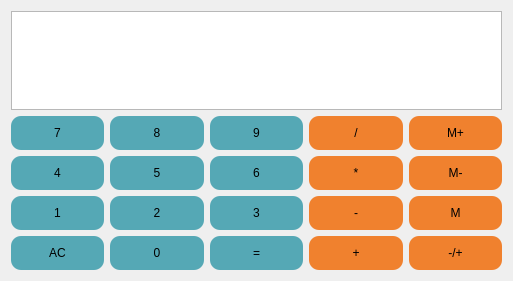
<?xml version="1.0" encoding="UTF-8"?>
<ui version="4.0">
 <class>Calculator</class>
 <widget class="QMainWindow" name="Calculator">
  <property name="geometry">
   <rect>
    <x>0</x>
    <y>0</y>
    <width>513</width>
    <height>281</height>
   </rect>
  </property>
  <property name="windowTitle">
   <string>Calculator</string>
  </property>
  <widget class="QWidget" name="calculatorLayout">
   <layout class="QGridLayout" name="gridLayout">
    <item row="1" column="0">
     <widget class="QPushButton" name="button_7">
      <property name="sizePolicy">
       <sizepolicy hsizetype="Minimum" vsizetype="Preferred">
        <horstretch>0</horstretch>
        <verstretch>0</verstretch>
       </sizepolicy>
      </property>
      <property name="styleSheet">
       <string notr="true">QPushButton {
	background-color:  #55a8b5;
	border-radius: 10px;
	padding: 10px;
}</string>
      </property>
      <property name="text">
       <string>7</string>
      </property>
     </widget>
    </item>
    <item row="2" column="4">
     <widget class="QPushButton" name="button_memory_remove">
      <property name="sizePolicy">
       <sizepolicy hsizetype="Minimum" vsizetype="Preferred">
        <horstretch>0</horstretch>
        <verstretch>0</verstretch>
       </sizepolicy>
      </property>
      <property name="styleSheet">
       <string notr="true">QPushButton {
	background-color:  #f0812e;
	border-radius: 10px;
	padding: 10px;
}</string>
      </property>
      <property name="text">
       <string>M-</string>
      </property>
     </widget>
    </item>
    <item row="1" column="1">
     <widget class="QPushButton" name="button_8">
      <property name="sizePolicy">
       <sizepolicy hsizetype="Minimum" vsizetype="Preferred">
        <horstretch>0</horstretch>
        <verstretch>0</verstretch>
       </sizepolicy>
      </property>
      <property name="styleSheet">
       <string notr="true">QPushButton {
	background-color:  #55a8b5;
	border-radius: 10px;
	padding: 10px;
}</string>
      </property>
      <property name="text">
       <string>8</string>
      </property>
     </widget>
    </item>
    <item row="2" column="1">
     <widget class="QPushButton" name="button_5">
      <property name="sizePolicy">
       <sizepolicy hsizetype="Minimum" vsizetype="Preferred">
        <horstretch>0</horstretch>
        <verstretch>0</verstretch>
       </sizepolicy>
      </property>
      <property name="styleSheet">
       <string notr="true">QPushButton {
	background-color:  #55a8b5;
	border-radius: 10px;
	padding: 10px;
}</string>
      </property>
      <property name="text">
       <string>5</string>
      </property>
     </widget>
    </item>
    <item row="3" column="2">
     <widget class="QPushButton" name="button_3">
      <property name="sizePolicy">
       <sizepolicy hsizetype="Minimum" vsizetype="Preferred">
        <horstretch>0</horstretch>
        <verstretch>0</verstretch>
       </sizepolicy>
      </property>
      <property name="styleSheet">
       <string notr="true">QPushButton {
	background-color:  #55a8b5;
	border-radius: 10px;
	padding: 10px;
}</string>
      </property>
      <property name="text">
       <string>3</string>
      </property>
     </widget>
    </item>
    <item row="2" column="3">
     <widget class="QPushButton" name="button_multiply_operator">
      <property name="sizePolicy">
       <sizepolicy hsizetype="Minimum" vsizetype="Preferred">
        <horstretch>0</horstretch>
        <verstretch>0</verstretch>
       </sizepolicy>
      </property>
      <property name="styleSheet">
       <string notr="true">QPushButton {
	background-color:  #f0812e;
	border-radius: 10px;
	padding: 10px;
}</string>
      </property>
      <property name="text">
       <string>*</string>
      </property>
     </widget>
    </item>
    <item row="2" column="2">
     <widget class="QPushButton" name="button_6">
      <property name="sizePolicy">
       <sizepolicy hsizetype="Minimum" vsizetype="Preferred">
        <horstretch>0</horstretch>
        <verstretch>0</verstretch>
       </sizepolicy>
      </property>
      <property name="styleSheet">
       <string notr="true">QPushButton {
	background-color:  #55a8b5;
	border-radius: 10px;
	padding: 10px;
}</string>
      </property>
      <property name="text">
       <string>6</string>
      </property>
     </widget>
    </item>
    <item row="3" column="0">
     <widget class="QPushButton" name="button_1">
      <property name="sizePolicy">
       <sizepolicy hsizetype="Minimum" vsizetype="Preferred">
        <horstretch>0</horstretch>
        <verstretch>0</verstretch>
       </sizepolicy>
      </property>
      <property name="styleSheet">
       <string notr="true">QPushButton {
	background-color:  #55a8b5;
	border-radius: 10px;
	padding: 10px;
}</string>
      </property>
      <property name="text">
       <string>1</string>
      </property>
     </widget>
    </item>
    <item row="3" column="1">
     <widget class="QPushButton" name="button_2">
      <property name="sizePolicy">
       <sizepolicy hsizetype="Minimum" vsizetype="Preferred">
        <horstretch>0</horstretch>
        <verstretch>0</verstretch>
       </sizepolicy>
      </property>
      <property name="styleSheet">
       <string notr="true">QPushButton {
	background-color:  #55a8b5;
	border-radius: 10px;
	padding: 10px;
}</string>
      </property>
      <property name="text">
       <string>2</string>
      </property>
     </widget>
    </item>
    <item row="3" column="4">
     <widget class="QPushButton" name="button_memory_retrieve">
      <property name="sizePolicy">
       <sizepolicy hsizetype="Minimum" vsizetype="Preferred">
        <horstretch>0</horstretch>
        <verstretch>0</verstretch>
       </sizepolicy>
      </property>
      <property name="styleSheet">
       <string notr="true">QPushButton {
	background-color:  #f0812e;
	border-radius: 10px;
	padding: 10px;
}</string>
      </property>
      <property name="text">
       <string>M</string>
      </property>
     </widget>
    </item>
    <item row="3" column="3">
     <widget class="QPushButton" name="button_subtract_operator">
      <property name="sizePolicy">
       <sizepolicy hsizetype="Minimum" vsizetype="Preferred">
        <horstretch>0</horstretch>
        <verstretch>0</verstretch>
       </sizepolicy>
      </property>
      <property name="styleSheet">
       <string notr="true">QPushButton {
	background-color:  #f0812e;
	border-radius: 10px;
	padding: 10px;
}</string>
      </property>
      <property name="text">
       <string>-</string>
      </property>
     </widget>
    </item>
    <item row="1" column="2">
     <widget class="QPushButton" name="button_9">
      <property name="sizePolicy">
       <sizepolicy hsizetype="Minimum" vsizetype="Preferred">
        <horstretch>0</horstretch>
        <verstretch>0</verstretch>
       </sizepolicy>
      </property>
      <property name="styleSheet">
       <string notr="true">QPushButton {
	background-color:  #55a8b5;
	border-radius: 10px;
	padding: 10px;
}</string>
      </property>
      <property name="text">
       <string>9</string>
      </property>
     </widget>
    </item>
    <item row="1" column="4">
     <widget class="QPushButton" name="button_memory_add">
      <property name="sizePolicy">
       <sizepolicy hsizetype="Minimum" vsizetype="Preferred">
        <horstretch>0</horstretch>
        <verstretch>0</verstretch>
       </sizepolicy>
      </property>
      <property name="styleSheet">
       <string notr="true">QPushButton {
	background-color:  #f0812e;
	border-radius: 10px;
	padding: 10px;
}</string>
      </property>
      <property name="text">
       <string>M+</string>
      </property>
     </widget>
    </item>
    <item row="1" column="3">
     <widget class="QPushButton" name="button_divide_operator">
      <property name="sizePolicy">
       <sizepolicy hsizetype="Minimum" vsizetype="Preferred">
        <horstretch>0</horstretch>
        <verstretch>0</verstretch>
       </sizepolicy>
      </property>
      <property name="styleSheet">
       <string notr="true">QPushButton {
	background-color:  #f0812e;
	border-radius: 10px;
	padding: 10px;
}</string>
      </property>
      <property name="text">
       <string>/</string>
      </property>
     </widget>
    </item>
    <item row="2" column="0">
     <widget class="QPushButton" name="button_4">
      <property name="sizePolicy">
       <sizepolicy hsizetype="Minimum" vsizetype="Preferred">
        <horstretch>0</horstretch>
        <verstretch>0</verstretch>
       </sizepolicy>
      </property>
      <property name="styleSheet">
       <string notr="true">QPushButton {
	background-color:  #55a8b5;
	border-radius: 10px;
	padding: 10px;
}</string>
      </property>
      <property name="text">
       <string>4</string>
      </property>
     </widget>
    </item>
    <item row="4" column="0">
     <widget class="QPushButton" name="button_clear">
      <property name="sizePolicy">
       <sizepolicy hsizetype="Minimum" vsizetype="Preferred">
        <horstretch>0</horstretch>
        <verstretch>0</verstretch>
       </sizepolicy>
      </property>
      <property name="styleSheet">
       <string notr="true">QPushButton {
	background-color:  #55a8b5;
	border-radius: 10px;
	padding: 10px;
}</string>
      </property>
      <property name="text">
       <string>AC</string>
      </property>
     </widget>
    </item>
    <item row="4" column="1">
     <widget class="QPushButton" name="button_0">
      <property name="sizePolicy">
       <sizepolicy hsizetype="Minimum" vsizetype="Preferred">
        <horstretch>0</horstretch>
        <verstretch>0</verstretch>
       </sizepolicy>
      </property>
      <property name="styleSheet">
       <string notr="true">QPushButton {
	background-color:  #55a8b5;
	border-radius: 10px;
	padding: 10px;
}</string>
      </property>
      <property name="text">
       <string>0</string>
      </property>
     </widget>
    </item>
    <item row="4" column="2">
     <widget class="QPushButton" name="button_equals_operator">
      <property name="sizePolicy">
       <sizepolicy hsizetype="Minimum" vsizetype="Preferred">
        <horstretch>0</horstretch>
        <verstretch>0</verstretch>
       </sizepolicy>
      </property>
      <property name="styleSheet">
       <string notr="true">QPushButton {
	background-color:  #55a8b5;
	border-radius: 10px;
	padding: 10px;
}</string>
      </property>
      <property name="text">
       <string>=</string>
      </property>
     </widget>
    </item>
    <item row="4" column="3">
     <widget class="QPushButton" name="button_add_operator">
      <property name="sizePolicy">
       <sizepolicy hsizetype="Minimum" vsizetype="Preferred">
        <horstretch>0</horstretch>
        <verstretch>0</verstretch>
       </sizepolicy>
      </property>
      <property name="styleSheet">
       <string notr="true">QPushButton {
	background-color:  #f0812e;
	border-radius: 10px;
	padding: 10px;
}</string>
      </property>
      <property name="text">
       <string>+</string>
      </property>
     </widget>
    </item>
    <item row="4" column="4">
     <widget class="QPushButton" name="button_change_sign">
      <property name="sizePolicy">
       <sizepolicy hsizetype="Minimum" vsizetype="Preferred">
        <horstretch>0</horstretch>
        <verstretch>0</verstretch>
       </sizepolicy>
      </property>
      <property name="styleSheet">
       <string notr="true">QPushButton {
	background-color:  #f0812e;
	border-radius: 10px;
	padding: 10px;
}</string>
      </property>
      <property name="text">
       <string>-/+</string>
      </property>
     </widget>
    </item>
    <item row="0" column="0" colspan="5">
     <widget class="QTextBrowser" name="display">
      <property name="font">
       <font>
        <pointsize>18</pointsize>
       </font>
      </property>
     </widget>
    </item>
   </layout>
  </widget>
 </widget>
 <layoutdefault spacing="6" margin="11"/>
 <resources/>
 <connections/>
</ui>
